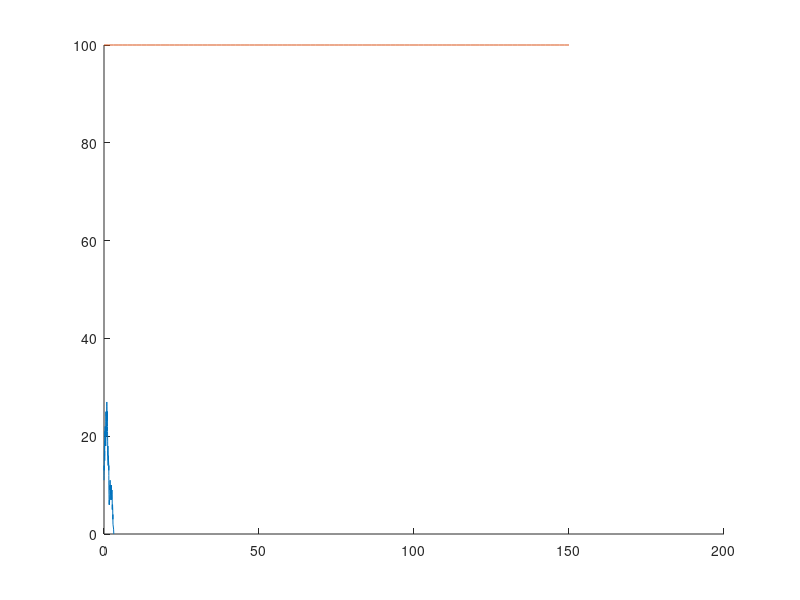

The MATLAB source for this figure:
%%%%%%%%%%%
%   PS3   %
%%%%%%%%%%%
clc;
clear all;
clf;

%%%%%%%%%%%%%%
% Constants  %
%%%%%%%%%%%%%%
alpha=2;
beta=1.5;
n0=10;
N=400;
numberOfTimeSteps=150;
numberOfAvrages=1;
SS=(1-beta/alpha)*N;

%%%%%%%%%%%%%%
%    Main    %
%%%%%%%%%%%%%%
n=n0;
nPlot=zeros(numberOfTimeSteps*2+1,2);
avrageInEachTime=ones(numberOfTimeSteps*2+1,1);
nPlot3=zeros(numberOfTimeSteps*2+1,2);
for i=1:numberOfAvrages
  t=0;
  n=n0;
  tt=0;
  tNumber=0;
  while t<numberOfTimeSteps
    
    b=alpha*(1-(n-1)/N)*(n-1);
    d=beta*(n+1);
    lambda=b+d;
    t=t+exprnd(1/lambda,1,1);
    probabilityForRecovery=d/lambda;
    randomNumber=rand();
    tt=0;
    
    if randomNumber<probabilityForRecovery
      n=n-1;
    elseif randomNumber>probabilityForRecovery
      n=n+1;
    end
    
    tNumber=tNumber+1;
    nPlot2(tNumber,1,i)=t;
    nPlot2(tNumber,2,i)=n;
    
%     for lowerLimit=0:0.5:numberOfTimeSteps
%       upperLimit=lowerLimit*2+0.5;
%       if lowerLimit<t && t<upperLimit
%         tt=lowerLimit*2+1;
%         avrageInEachTime(tt)=avrageInEachTime(tt)+1;
%         
%         nPlot3(tt,1)=lowerLimit;
%         nPlot3(tt,2)=n+nPlot3(tt,2);
%       end
%     end
    
    
  end
end

% for i=1:size(avrageInEachTime,1)
%   nPlot3(i,2)=nPlot3(i,2)/avrageInEachTime(i);
% end

hold on
for j=1:numberOfAvrages
plot(nPlot2(:,1,j),nPlot2(:,2,j))
end


x=linspace(0,numberOfTimeSteps);
plot(x,ones(size(x))*SS)
%Text=exp(N*(log(alpha/beta)-(1-beta/alpha)))









